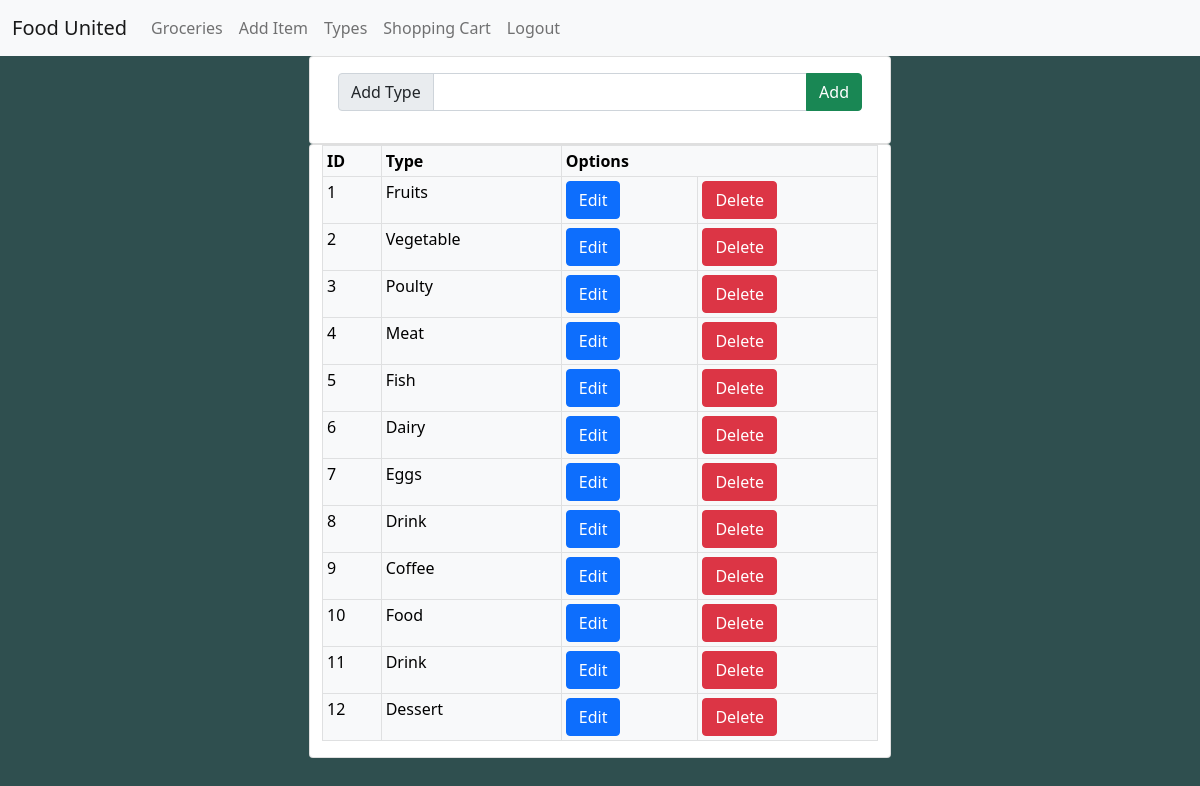
The page /types.php (signed in) on the database its author committed.
### tables this page shows
CREATE TABLE type
(
    type_id int AUTO_INCREMENT,
    type    varchar(255) NULL,
    CONSTRAINT type_pk
        PRIMARY KEY (type_id)
);

### types.php (called while the page is built, shortened)
<?php
include "includes/header.php";
include "includes/nav.php";
$types = $menu->getTypes();
include 'src/forms/types_form.php';

### src/classes/Menu.php (called while the page is built, shortened)
<?php
class Menu
{
    public function getTypes(): array
    {
        $db = Database::getInstance();
        $sql = "SELECT * FROM type";
        $stmt = $db->prepare($sql);
        $stmt->execute();
        return $stmt->fetchAll(PDO::FETCH_ASSOC);
    }
}

### src/forms/types_form.php (the view, shortened to what this page needs)
<div class='container'>
    <div class="row justify-content-center">
        <div class="card col-sm-6">
            <div class="card-body">
                <div class="row">
                    <div class="col-sm-12 col-md-12">
                        <form action="" method="GET">
                            <div class="input-group mb-1">
                                <span class="input-group-text" id="basic-addon-type">Add Type</span>
                                <input class="form-control" type="text" name="add">
                                <button class="btn btn-success">Add</button>
                            </div>
                        </form>
                    </div>
                </div>
            </div>
        </div>
    </div>
    <div class="row justify-content-center">
        <div class="card col-sm-6">
            <div class="table-responsive">
                <table class="table table-light table-bordered table-hover table-responsive table-sm">
                    <thead>
                    <tr>
                        <th>ID</th>
                        <th >Type</th>
                        <th colspan="2">Options</th>
                    </tr>
                    </thead>
                    <tbody>
                    <tr>
                    <?php foreach ($types as $type) {
                        $id = $type['type_id'];
                        $type = $type['type'];
                        ?>
                        <td><?= $id ?></td>
                        <td><?= $type ?></td>
                        <form action="" method="get">
                            <td>
                                <button type="submit" class="btn btn-primary" name="edit" value=<?= $type ?>>Edit</button>
                            </td>
                        </form>
                        <form action="" method="get">
                            <td>
                                <button type="submit" class="btn btn-danger" name="delete" value=<?= $id ?>>Delete</button>
                            </td>
                        </form>
                    </tr>
                    <?php } ?>
                    </tbody>
                </table>
            </div>
        </div>
    </div>
</div>
<?php include "includes/footer.php"; ?>

### style.css (style rules this page uses)
body { background-color: darkslategrey; }
.container { margin: auto; padding-left: 0; padding-right: 0; }

### rows shown on the page
type: type_id "1", type "Fruits"
type: type_id "2", type "Vegetable"
type: type_id "3", type "Poulty"
type: type_id "4", type "Meat"
type: type_id "5", type "Fish"
type: type_id "6", type "Dairy"
type: type_id "7", type "Eggs"
type: type_id "8", type "Drink"
type: type_id "9", type "Coffee"
type: type_id "10", type "Food"
type: type_id "11", type "Drink"
type: type_id "12", type "Dessert"
